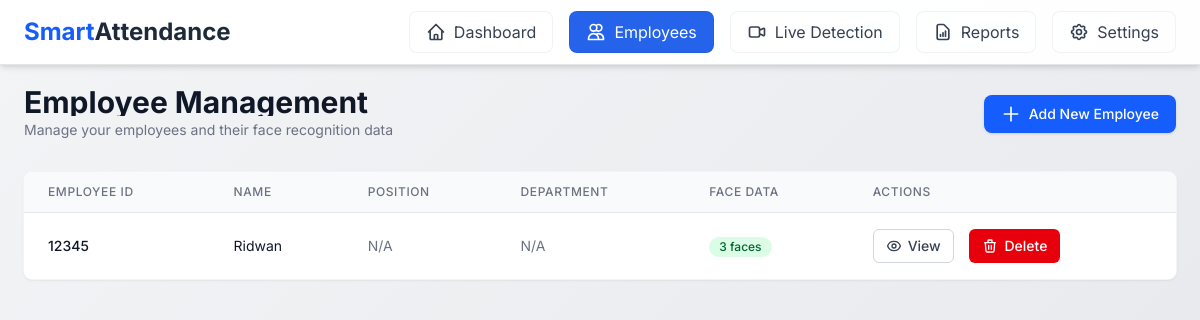
The page /employees on the database its author committed.
### models.py (models this page shows, shortened)
class Employee(db.Model):
    id = db.Column(db.Integer, primary_key=True)
    employee_id = db.Column(db.String(20), unique=True, nullable=False)
    name = db.Column(db.String(100), nullable=False)
    position = db.Column(db.String(100))
    department = db.Column(db.String(100))
    created_at = db.Column(db.DateTime, default=datetime.utcnow)
    face_data = db.relationship('FaceData', backref='employee', lazy=True)
    attendance = db.relationship('Attendance', backref='employee', lazy=True)

### routes.py (the view)
@app.route('/employees')
def employees():
    employees_list = Employee.query.all()
    return render_template('employees.html', employees=employees_list)

### templates/employees.html (shortened to what this page needs)
{% extends "base.html" %}
{% block content %}
<div class="max-w-7xl mx-auto">
    <div class="md:flex md:items-center md:justify-between mb-8">
        <div class="flex-1 min-w-0">
            <h2 class="text-2xl font-bold leading-7 text-gray-900 sm:text-3xl sm:truncate">Employee Management</h2>
            <p class="mt-1 text-sm text-gray-500">Manage your employees and their face recognition data</p>
        </div>
        <div class="mt-4 flex md:mt-0 md:ml-4">
            <button type="button"
                class="inline-flex items-center px-4 py-2 border border-transparent rounded-lg shadow-sm text-sm font-medium text-white bg-blue-600 hover:bg-blue-700 focus:outline-none focus:ring-2 focus:ring-offset-2 focus:ring-blue-500"
                onclick="showModal()">
                <svg class="h-5 w-5 mr-2" fill="none" viewBox="0 0 24 24" stroke="currentColor">
                    <path stroke-linecap="round" stroke-linejoin="round" stroke-width="2" d="M12 4v16m8-8H4" />
                </svg>
                Add New Employee
            </button>
        </div>
    </div>
    {% if employees %}
    <div class="bg-white shadow-sm ring-1 ring-gray-100 sm:rounded-lg overflow-hidden">
        <div class="overflow-x-auto">
            <table class="min-w-full divide-y divide-gray-200">
                <thead class="bg-gray-50">
                    <tr>
                        <th scope="col"
                            class="px-6 py-3 text-left text-xs font-medium text-gray-500 uppercase tracking-wider">
                            Employee ID
                        </th>
                        <th scope="col"
                            class="px-6 py-3 text-left text-xs font-medium text-gray-500 uppercase tracking-wider">
                            Name
                        </th>
                        <th scope="col"
                            class="px-6 py-3 text-left text-xs font-medium text-gray-500 uppercase tracking-wider">
                            Position
                        </th>
                        <th scope="col"
                            class="px-6 py-3 text-left text-xs font-medium text-gray-500 uppercase tracking-wider">
                            Department
                        </th>
                        <th scope="col"
                            class="px-6 py-3 text-left text-xs font-medium text-gray-500 uppercase tracking-wider">
                            Face Data
                        </th>
                        <th scope="col"
                            class="px-6 py-3 text-left text-xs font-medium text-gray-500 uppercase tracking-wider">
                            Actions
                        </th>
                    </tr>
                </thead>
                <tbody class="bg-white divide-y divide-gray-200">
                    {% for employee in employees %}
                    <tr class="hover:bg-gray-50 transition-colors">
                        <td class="px-6 py-4 whitespace-nowrap text-sm font-medium text-gray-900">
                            {{ employee.employee_id }}
                        </td>
                        <td class="px-6 py-4 whitespace-nowrap text-sm text-gray-900">
                            {{ employee.name }}
                        </td>
                        <td class="px-6 py-4 whitespace-nowrap text-sm text-gray-500">
                            {{ employee.position or 'Not specified' }}
                        </td>
                        <td class="px-6 py-4 whitespace-nowrap text-sm text-gray-500">
                            {{ employee.department or 'Not specified' }}
                        </td>
                        <td class="px-6 py-4 whitespace-nowrap text-sm text-gray-500">
                            <span
                                class="inline-flex items-center px-2.5 py-0.5 rounded-full text-xs font-medium {% if employee.face_data|length > 0 %}bg-green-100 text-green-800{% else %}bg-gray-100 text-gray-800{% endif %}">
                                {{ employee.face_data|length }} faces
                            </span>
                        </td>
                        <td class="px-6 py-4 whitespace-nowrap text-sm font-medium space-x-3">
                            <a href="{{ url_for('view_employee', employee_id=employee.id) }}"
                                class="inline-flex items-center px-3 py-1.5 border border-gray-300 rounded-md text-sm font-medium text-gray-700 bg-white hover:bg-gray-50 focus:outline-none focus:ring-2 focus:ring-offset-2 focus:ring-primary transition-colors">
                                View
                            </a>
                            <button onclick="deleteEmployee({{ employee.id }})"
                                class="inline-flex items-center px-3 py-1.5 border border-transparent rounded-md text-sm font-medium text-white bg-red-600 hover:bg-red-700 focus:outline-none focus:ring-2 focus:ring-offset-2 focus:ring-red-500 transition-colors">
                                <svg class="h-4 w-4 mr-1.5" fill="none" viewBox="0 0 24 24" stroke="currentColor">
                                    <path stroke-linecap="round" stroke-linejoin="round" stroke-width="2"
                                        d="M19 7l-.867 12.142A2 2 0 0116.138 21H7.862a2 2 0 01-1.995-1.858L5 7m5 4v6m4-6v6m1-10V4a1 1 0 00-1-1h-4a1 1 0 00-1 1v3M4 7h16" />
                                </svg>
                                Delete
                            </button>
                        </td>
                    </tr>
                    {% endfor %}
                </tbody>
            </table>
        </div>
    </div>
    {% endif %}
</div>
{% endblock %}

### templates/base.html (style rules this page uses)
body { font-family: 'Inter', sans-serif; }
.page-gradient { background: linear-gradient(135deg, #f3f4f6 0%, #e5e7eb 100%); }

### rows shown on the page
Employee: employee_id "12345", name "Ridwan", position "N/A", department "N/A", face_data|length "3"
